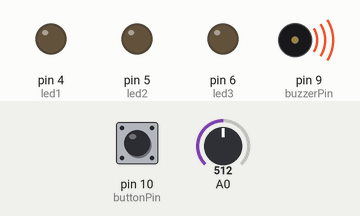
Simulated run of this sketch. Board: Arduino Uno, built with avr-gcc and run on an emulated ATmega328P. On the bench: output pins drawn as LEDs (lit = HIGH), buzzer (waves = sounding). The inputs (shaded band) are chosen by the test bench; at power-on: A0 = 512, pin 10 (buttonPin) LOW.

Above: at 1.2 s.
1.3 s: A0 set to 12
At 2.3 s:
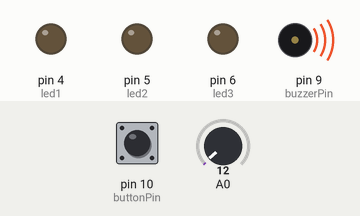
2.8 s: A0 set to 9
At 3.1 s:
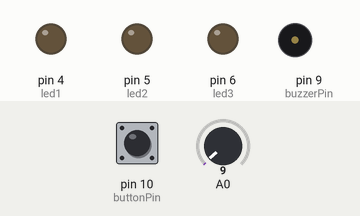
4.3 s: pin 10 (buttonPin) pulled HIGH for 0.15 s
At 5.0 s:
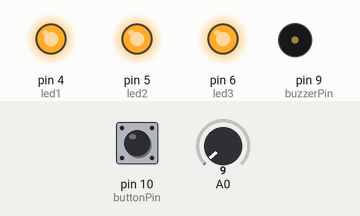
5.9 s: A0 set to 122
At 6.7 s:
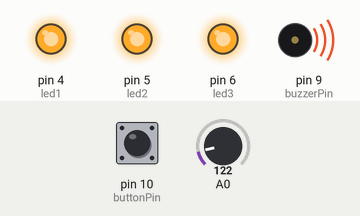
7.4 s: A0 set to 0
At 7.8 s:
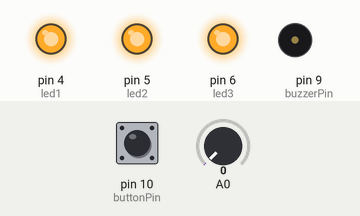
8.9 s: A0 set to 20
At 10.2 s:
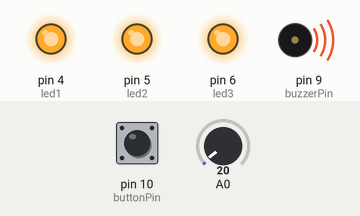
Timing chart, 0 to 11.4 s (numbered marks = the images above; inputs shaded):
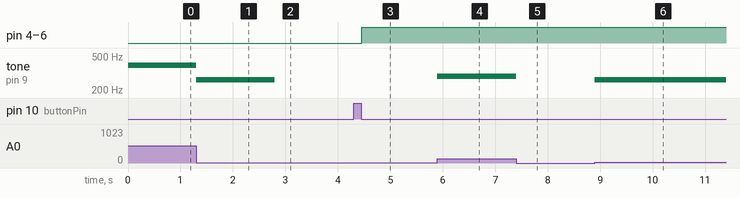

The sketch:

Potentiometer_Instrument.ino
```cpp
const int sensorPin = 0;
const int led1 = 4;
const int led2 = 5;
const int led3 = 6;
const int buzzerPin = 9;
const int buttonPin = 10;
int stateLED = HIGH;
boolean lastPress = HIGH;
boolean currentPress = HIGH;

boolean debounce(boolean last, int pin) {
  boolean current = digitalRead(pin);
  if (last != current) {
    delay(2);
    current = digitalRead(pin);
  }
  return current;
}

void setup() {
  pinMode(led1, OUTPUT);
  pinMode(led2, OUTPUT);
  pinMode(led3, OUTPUT);
  pinMode(buzzerPin, OUTPUT);
  pinMode(buttonPin, INPUT);
}

void loop() {
  int sensorValue;
  int frequency;

  sensorValue = analogRead(0);
  frequency = map(sensorValue, 10, 1013, 262, 523);

  if (sensorValue > 10) {
    tone(buzzerPin, frequency);
  } else {
    noTone(buzzerPin);
  }

  currentPress = debounce(lastPress, buttonPin);

  if (lastPress == HIGH && currentPress == LOW) {
    if (stateLED == HIGH) {
      digitalWrite(led1, LOW);
      digitalWrite(led2, LOW);
      digitalWrite(led3, LOW);
      stateLED = LOW;
    } else {
      digitalWrite(led1, HIGH);
      digitalWrite(led2, HIGH);
      digitalWrite(led3, HIGH);
      stateLED = HIGH;
    }
  }
  lastPress = currentPress;
}
```

Measured:
- the behaviour switches between 11 and 10 on A0 (found by bisection; images 1 and 2)
- after the input at 1.3 s, tone on pin 9 (buzzerPin): 392 Hz → 262 Hz at once
- after the input at 2.8 s, tone on pin 9 (buzzerPin): 262 Hz → silent at once
- after the input at 4.3 s, pin 4 (led1), pin 5 (led2), pin 6 (led3): LOW → HIGH after 0.15 s
- after the input at 5.9 s, tone on pin 9 (buzzerPin): silent → 291 Hz at once
- after the input at 7.4 s, tone on pin 9 (buzzerPin): 291 Hz → silent at once
- after the input at 8.9 s, tone on pin 9 (buzzerPin): silent → 264 Hz at once
